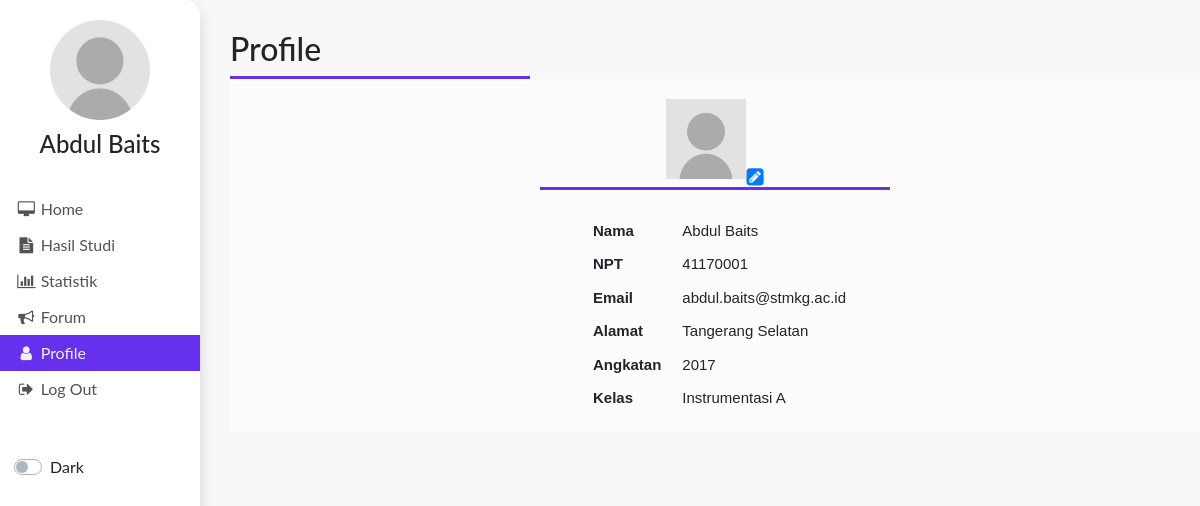
Screenshot of /user/profile/profile.php (signed in) with the database file from the repository.
### tables this page shows
CREATE TABLE `data_user` (
  `id` int(8) NOT NULL,
  `nama` varchar(50) NOT NULL,
  `email` varchar(50) NOT NULL,
  `alamat` varchar(100) NOT NULL,
  `angkatan` int(4) DEFAULT NULL,
  `kelas` varchar(30) DEFAULT NULL,
  `display` varchar(30) DEFAULT NULL
);

### user/profile/profile.php (the view, shortened to what this page needs)
<?php
    include "../../koneksi.php";
    $username = $_SESSION["username"];
    $display  = $_SESSION["display"];
    $result = mysqli_query($conn, "SELECT `user`.`id`, `data_user`.`nama` FROM `user`
        LEFT JOIN `data_user` ON `data_user`.`id` = `user`.`id`
        WHERE `data_user`.`id` = '$username'");
    $row = mysqli_fetch_assoc($result);
    $profile = mysqli_query($conn, "SELECT * FROM `data_user` WHERE `id` = '$username'");
    $row_profile = mysqli_fetch_assoc($profile);
?>
<!DOCTYPE html>
<html lang="en">
<head>
    <?php include "snippets/head.php" ?>
</head>
<body>
    <?php include "snippets/sidenav.php" ?>
    <div class="main">
        <div class="title">
            <h2>Profile</h2>
        </div>
        <div class="isi container">
            <div class="konten">
            <div class="image d-flex">
                <div class="foto">
                    <img src="../../img/<?= $row_profile["display"]; ?>" height="80">
                </div>
                <div class="link">
                    <a href="editdisplay.php?gambar=<?php echo $row_profile["display"];?>&id=<?php echo $row_profile["id"];?>">
                        <i class="fa fa-lg fa-pencil-square" aria-hidden="true"></i>
                    </a>
                </div>
            </div>
            <div class="profil">
                <table id="tabelprofile">
                    <tr>
                        <th>Nama</th>
                        <td><?php echo $row_profile["nama"]?></td>
                    </tr>
                    <tr>
                        <th>NPT</th>
                        <td><?php echo $row_profile["id"]?></td>
                    </tr>
                    <tr>
                        <th>Email</th>
                        <td><?php echo $row_profile["email"]?></td>
                    </tr>
                    <tr>
                        <th>Alamat</th>
                        <td><?php echo $row_profile["alamat"]?></td>
                    </tr>
                    <tr>
                        <th>Angkatan</th>
                        <td><?php echo $row_profile["angkatan"]?></td>
                    </tr>
                    <tr>
                        <th>Kelas</th>
                        <td><?php echo $row_profile["kelas"]?></td>
                    </tr>
                </table>
            </div>
            </div>
        </div>
    </div>
</body>

### user/profile/snippets/sidenav.php (shortened to what this page needs)
<div class="sidenav shadow">
    <div class="logo-brand">
        <img src="../../img/<?php echo $display; ?>" class="logo">
        <h4><?php echo $row["nama"]; ?></h4>
    </div>
    <br>
    <a href="../index.php"><i class="fa fa-fw fa-desktop" aria-hidden="true"></i> Home</a>
    <a href="../hasil.php"><i class="fa fa-fw fa-file-text" aria-hidden="true"></i> Hasil Studi</a>
    <a href="../statistik/statistik.php"><i class="fa fa-fw fa-bar-chart" aria-hidden="true"></i> Statistik</a>
    <a href="../forum/forumkelas.php"><i class="fa fa-fw fa-bullhorn" aria-hidden="true"></i> Forum</a>
    <a href="profile.php" class="active"><i class="fa fa-fw fa-user" aria-hidden="true"></i> Profile</a>
    <a href="../logout.php"><i class="fa fa-fw fa-sign-out" aria-hidden="true"></i> Log Out</a>
	<br>
	<br>
    <div class="custom-control custom-switch" id="dark-mode">
        <label class="custom-control-label darklabel" for="darkSwitch">Dark</label>
    </div>
</div>

### Assets/css/style.css (style rules this page uses)
body { margin: 0; font-family: "Lato", sans-serif; background-color: rgb(248, 248, 248);; }
.sidenav { height: 100%; width: 200px; position: fixed; border-top-right-radius: 15px; border-bottom-right-radius: 15px; z-index: 1; top: 0; left: 0; background-color: rgb(255, 255, 255); overflow-x: hidden; padding-top: 20px; }
.sidenav a, .dropdown-btn { padding: 6px 8px 6px 16px; text-decoration: none; font-size: 17 px; color: #525252; display: block; border: none; background: none; width: 100%; text-align: left; cursor: pointer; outline: none; }
.sidenav .active { background-color: #6730ec; color: #f2f2f2; border: none; }
.main { margin-top: 30px; margin-left: 230px; font-size: 15px; }
.title { border-bottom-style: solid; border-color: #6730ec; width: 300px; }
.isi { background-color: #fcfcfc; }
.konten { padding : 20px 20px 20px 20px; }
.logo { height: 100px; border-radius: 50%; display: block; margin-left: auto; margin-right: auto; width: 100px; }
h4 { padding-top: 10px; text-align: center; }
#dark-mode { padding-left: 50px; }

### Assets/css/styleprofile.css (style rules this page uses)
#tabelprofile { font-family: Arial, Helvetica, sans-serif; font-size: 15px; width: auto; text-align: left; margin-left: auto; margin-right: auto; }
#tabelprofile td, #tabelprofile th { padding-left: 10px; padding-top: 10px; vertical-align: center; }
#tabelprofile td { padding-left: 20px; }
.image { justify-content: center; border-bottom: 3px solid #6730ec; margin-left: auto; margin-right: auto; width: 350px; }
.foto { border-radius: 50%; }
.link { margin-top: 65px; }
.profil { margin-top: 20px; }

### rows the page displays
data_user: nama "Abdul Baits", display (placeholder picture), id "41170001", email "abdul.baits@stmkg.ac.id", alamat "Tangerang Selatan", angkatan "2017", kelas "Instrumentasi A"
